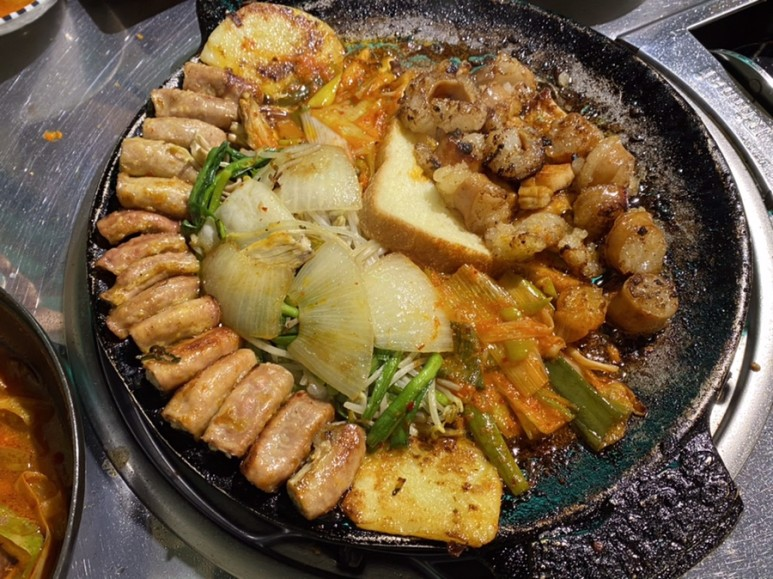
#> input picture 07. raspberrypi/python/video-ex/processing/data/image.jpg, 773 x 579 px
$ python ex04.py
#> lines starting #> are read from the running program, lines starting #| are printed output that depends on the picture
# 모자이크
import cv2
import numpy as np

src = cv2.imread('data/image.jpg', cv2.IMREAD_GRAYSCALE)
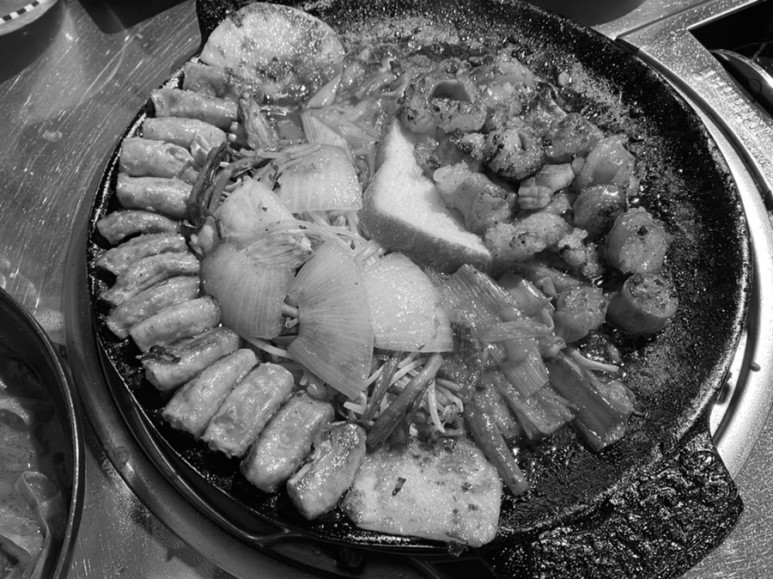
#> src: shape (579, 773); min 0, max 255, mean 97.9
dst = np.zeros(src.shape, dtype = src.dtype)

N = 100
height, width = src.shape
#> height = 579; width = 773
# height, width, _ = src.shape

h = height // N
#> h = 5
w = width // N
#> w = 7

for i in range(N):
    for j in range(N):
        y = i*h
        x = j*w
        roi = src[y:y+h, x:x+w]
        # print(cv2.mean(roi))
        dst[y:y+h, x:x+w] = cv2.mean(roi)[0]
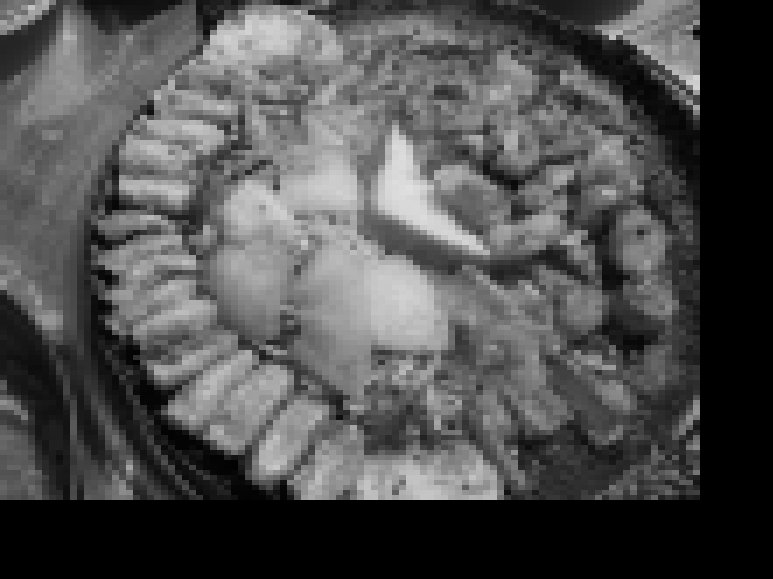
#> dst: shape (579, 773); min 0, max 224, mean 79.6
        # dst[y:y+h, x:x+w] = cv2.mean(roi)[0:3] # 컬러

cv2.imshow('dst', dst)
cv2.waitKey()
cv2.destroyAllWindows()
